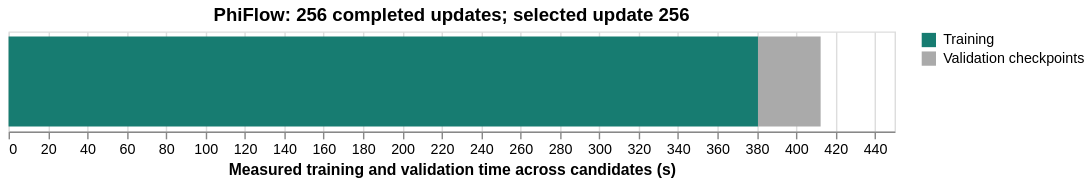

Here is the Vega-Lite specification saved for this chart:
### Vega-Lite specification from a JSON file in a GitHub repository (floating-point values rounded to 4 significant figures)
{"config": {"view": {"continuousWidth": 300, "continuousHeight": 300}}, "data": {"name": "data-ba536a0f1d46ab6cd02ce92bd1a3d214"}, "mark": {"type": "bar"}, "encoding": {"color": {"field": "phase", "scale": {"domain": ["Training", "Validation checkpoints"], "range": ["#177c71", "#aaaaaa"]}, "title": null, "type": "nominal"}, "tooltip": [{"field": "phase", "type": "nominal"}, {"field": "seconds", "format": ".3f", "type": "quantitative"}], "x": {"field": "start", "title": "Measured training and validation time across candidates (s)", "type": "quantitative"}, "x2": {"field": "end"}}, "height": 70, "title": "PhiFlow: 256 completed updates; selected update 256", "width": 620, "$schema": "https://vega.github.io/schema/vega-lite/v6.4.1.json", "datasets": {"data-ba536a0f1d46ab6cd02ce92bd1a3d214": [{"phase": "Training", "start": 0.0, "end": 380.6, "seconds": 380.6}, {"phase": "Validation checkpoints", "start": 380.6, "end": 412.5, "seconds": 31.82}]}, "usermeta": {"renderer": "svg"}}
